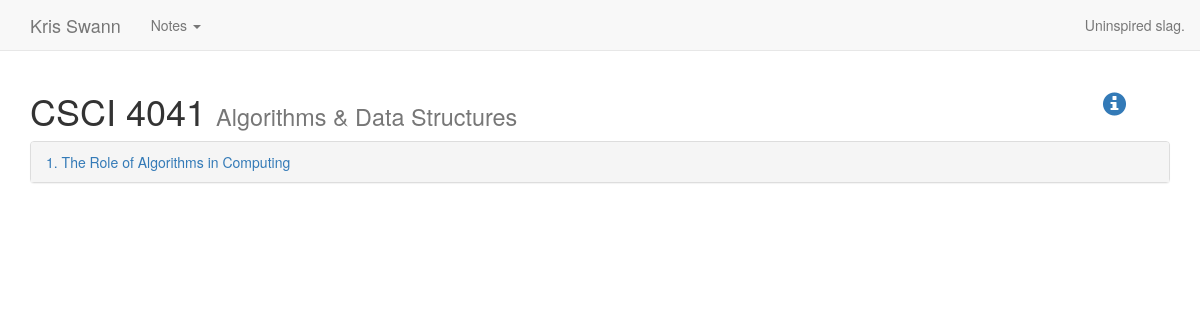
/notes/csci-4041/, run on an earlier commit of the app's database.
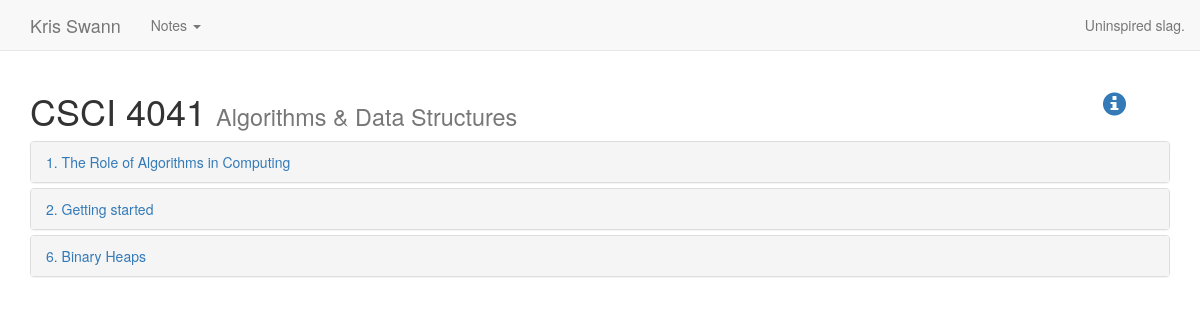
And on a later commit of the database.
### coursenotes/models.py (models this page shows, shortened)
class Chapter(models.Model):
    course = models.ForeignKey('Course', on_delete=models.CASCADE)
    number = models.SmallIntegerField()
    title = models.CharField(max_length=500)

### coursenotes/views.py (the view)
# urls.py: url(r'^(?P<course_slug>[\w-]+)/$', views.course_index, name='course_index'),
def course_index(request, course_slug):
    context = {
        'course': Course.objects.get(slug=course_slug),
    }
    context.update(get_base_context())
    return render(request, 'coursenotes/course_index.html', context)

### coursenotes/templatetags/custom_tags.py (called while the page is built)
@register.simple_tag
def route_active(request, route, *args):
    if request.path == reverse(route, args=args):
        return 'active'
    else:
        return ''

### coursenotes/views.py (called while the page is built)
def get_base_context():
    max_year = Course.objects.all().aggregate(Max('year'))['year__max']
    max_sem = Course.objects.filter(year=max_year).aggregate(Max('semester'))['semester__max']
    latest_course = Course.objects.order_by('-year', '-semester')[0]
    return {
        'recent_courses': Course.objects.filter(year=latest_course.year, semester=latest_course.semester).order_by('course_num')
    }

### coursenotes/templates/coursenotes/course_index.html (shortened to what this page needs)
{% extends "coursenotes/base.html" %}
{% load staticfiles %}
{% load custom_tags %}
{% block body %}
<div class="container">
    <div class="row">
        <div class="col-xs-11">
            <h1>{{ course.dept_num }} {{ course.course_num }} <small>{{ course.name }}</small></h1>
        </div>
        <div class="col-xs-1">
            <h3>
                <a href="{% url 'coursenotes:course_info' course.slug %}">
                    <span class="glyphicon glyphicon-info-sign"></span>
                </a>
            </h3>
        </div>
    </div>
    <div class="panel-group">
        {% for ch in course.chapter_set.all %}
        <div class="panel panel-default">
            <div class="panel-heading" ch-num="{{ ch.number }}">
                <a href="{% url 'coursenotes:chapter_view' course.slug ch.number %}">{{ ch.number }}. {{ ch.title }}</a>
            </div>
        </div>
        {% endfor %}
    </div>
</div>
{% endblock %}

What changed in the data, as far as the page shows it:
added Chapter: number "2", title "Getting started"
added Chapter: number "6", title "Binary Heaps"
